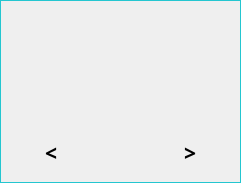
          <widget class="QWidget" name="pinyinWidget" native="true">
           <property name="styleSheet">
            <string notr="true">.QWidget{
border-radius:0px;
border:1px solid;
border-color: rgb(36,198,208);
}</string>
           </property>
           <layout class="QVBoxLayout" name="verticalLayout_3">
            <item>
             <layout class="QHBoxLayout" name="horizontalLayout_11">
              <item>
               <widget class="QPushButton" name="font_1">
                <property name="sizePolicy">
                 <sizepolicy hsizetype="Preferred" vsizetype="Preferred">
                  <horstretch>0</horstretch>
                  <verstretch>0</verstretch>
                 </sizepolicy>
                </property>
                <property name="font">
                 <font>
                  <family>黑体</family>
                  <pointsize>14</pointsize>
                  <weight>75</weight>
                  <bold>true</bold>
                 </font>
                </property>
                <property name="focusPolicy">
                 <enum>Qt::NoFocus</enum>
                </property>
                <property name="styleSheet">
                 <string notr="true">.QPushButton:pressed{ 
background-color: qlineargradient(spread:pad, x1:0, y1:1, x2:0, y2:0, stop:0 rgba(36, 220, 230, 148), stop:0.5 rgba(58, 171,181, 255), stop:1 rgba(36, 220, 230, 148)); 
border-radius:0px;
border:1px solid;
border-color: rgb(36,198,208);
}

.QPushButton{
color:black;
}

.QPushButton:disabled{ 
color:gray;
}</string>
                </property>
                <property name="text">
                 <string notr="true"/>
                </property>
                <property name="flat">
                 <bool>true</bool>
                </property>
               </widget>
              </item>
              <item>
               <widget class="QPushButton" name="font_2">
                <property name="sizePolicy">
                 <sizepolicy hsizetype="Preferred" vsizetype="Preferred">
                  <horstretch>0</horstretch>
                  <verstretch>0</verstretch>
                 </sizepolicy>
                </property>
                <property name="font">
                 <font>
                  <family>黑体</family>
                  <pointsize>14</pointsize>
                  <weight>75</weight>
                  <bold>true</bold>
                 </font>
                </property>
                <property name="focusPolicy">
                 <enum>Qt::NoFocus</enum>
                </property>
                <property name="styleSheet">
                 <string notr="true">.QPushButton:pressed{ 
background-color: qlineargradient(spread:pad, x1:0, y1:1, x2:0, y2:0, stop:0 rgba(36, 220, 230, 148), stop:0.5 rgba(58, 171,181, 255), stop:1 rgba(36, 220, 230, 148)); 
border-radius:0px;
border:1px solid;
border-color: rgb(36,198,208);
}

.QPushButton{
color:black;
}

.QPushButton:disabled{ 
color:gray;
}</string>
                </property>
                <property name="text">
                 <string notr="true"/>
                </property>
                <property name="flat">
                 <bool>true</bool>
                </property>
               </widget>
              </item>
              <item>
               <widget class="QPushButton" name="font_3">
                <property name="sizePolicy">
                 <sizepolicy hsizetype="Preferred" vsizetype="Preferred">
                  <horstretch>0</horstretch>
                  <verstretch>0</verstretch>
                 </sizepolicy>
                </property>
                <property name="font">
                 <font>
                  <family>黑体</family>
                  <pointsize>14</pointsize>
                  <weight>75</weight>
                  <bold>true</bold>
                 </font>
                </property>
                <property name="focusPolicy">
                 <enum>Qt::NoFocus</enum>
                </property>
                <property name="styleSheet">
                 <string notr="true">.QPushButton:pressed{ 
background-color: qlineargradient(spread:pad, x1:0, y1:1, x2:0, y2:0, stop:0 rgba(36, 220, 230, 148), stop:0.5 rgba(58, 171,181, 255), stop:1 rgba(36, 220, 230, 148)); 
border-radius:0px;
border:1px solid;
border-color: rgb(36,198,208);
}

.QPushButton{
color:black;
}

.QPushButton:disabled{ 
color:gray;
}</string>
                </property>
                <property name="text">
                 <string notr="true"/>
                </property>
                <property name="flat">
                 <bool>true</bool>
                </property>
               </widget>
              </item>
             </layout>
            </item>
            <item>
             <layout class="QHBoxLayout" name="horizontalLayout_12">
              <item>
               <widget class="QPushButton" name="font_4">
                <property name="sizePolicy">
                 <sizepolicy hsizetype="Preferred" vsizetype="Preferred">
                  <horstretch>0</horstretch>
                  <verstretch>0</verstretch>
                 </sizepolicy>
                </property>
                <property name="font">
                 <font>
                  <family>黑体</family>
                  <pointsize>14</pointsize>
                  <weight>75</weight>
                  <bold>true</bold>
                 </font>
                </property>
                <property name="focusPolicy">
                 <enum>Qt::NoFocus</enum>
                </property>
                <property name="styleSheet">
                 <string notr="true">.QPushButton:pressed{ 
background-color: qlineargradient(spread:pad, x1:0, y1:1, x2:0, y2:0, stop:0 rgba(36, 220, 230, 148), stop:0.5 rgba(58, 171,181, 255), stop:1 rgba(36, 220, 230, 148)); 
border-radius:0px;
border:1px solid;
border-color: rgb(36,198,208);
}

.QPushButton{
color:black;
}

.QPushButton:disabled{ 
color:gray;
}</string>
                </property>
                <property name="text">
                 <string notr="true"/>
                </property>
                <property name="flat">
                 <bool>true</bool>
                </property>
               </widget>
              </item>
              <item>
               <widget class="QPushButton" name="font_5">
                <property name="sizePolicy">
                 <sizepolicy hsizetype="Preferred" vsizetype="Preferred">
                  <horstretch>0</horstretch>
                  <verstretch>0</verstretch>
                 </sizepolicy>
                </property>
                <property name="font">
                 <font>
                  <family>黑体</family>
                  <pointsize>14</pointsize>
                  <weight>75</weight>
                  <bold>true</bold>
                 </font>
                </property>
                <property name="focusPolicy">
                 <enum>Qt::NoFocus</enum>
                </property>
                <property name="styleSheet">
                 <string notr="true">.QPushButton:pressed{ 
background-color: qlineargradient(spread:pad, x1:0, y1:1, x2:0, y2:0, stop:0 rgba(36, 220, 230, 148), stop:0.5 rgba(58, 171,181, 255), stop:1 rgba(36, 220, 230, 148)); 
border-radius:0px;
border:1px solid;
border-color: rgb(36,198,208);
}

.QPushButton{
color:black;
}

.QPushButton:disabled{ 
color:gray;
}</string>
                </property>
                <property name="text">
                 <string notr="true"/>
                </property>
                <property name="flat">
                 <bool>true</bool>
                </property>
               </widget>
              </item>
              <item>
               <widget class="QPushButton" name="font_6">
                <property name="sizePolicy">
                 <sizepolicy hsizetype="Preferred" vsizetype="Preferred">
                  <horstretch>0</horstretch>
                  <verstretch>0</verstretch>
                 </sizepolicy>
                </property>
                <property name="font">
                 <font>
                  <family>黑体</family>
                  <pointsize>14</pointsize>
                  <weight>75</weight>
                  <bold>true</bold>
                 </font>
                </property>
                <property name="focusPolicy">
                 <enum>Qt::NoFocus</enum>
                </property>
                <property name="styleSheet">
                 <string notr="true">.QPushButton:pressed{ 
background-color: qlineargradient(spread:pad, x1:0, y1:1, x2:0, y2:0, stop:0 rgba(36, 220, 230, 148), stop:0.5 rgba(58, 171,181, 255), stop:1 rgba(36, 220, 230, 148)); 
border-radius:0px;
border:1px solid;
border-color: rgb(36,198,208);
}

.QPushButton{
color:black;
}

.QPushButton:disabled{ 
color:gray;
}</string>
                </property>
                <property name="text">
                 <string notr="true"/>
                </property>
                <property name="flat">
                 <bool>true</bool>
                </property>
               </widget>
              </item>
             </layout>
            </item>
            <item>
             <layout class="QHBoxLayout" name="horizontalLayout_13">
              <item>
               <widget class="QPushButton" name="font_7">
                <property name="sizePolicy">
                 <sizepolicy hsizetype="Preferred" vsizetype="Preferred">
                  <horstretch>0</horstretch>
                  <verstretch>0</verstretch>
                 </sizepolicy>
                </property>
                <property name="font">
                 <font>
                  <family>黑体</family>
                  <pointsize>14</pointsize>
                  <weight>75</weight>
                  <bold>true</bold>
                 </font>
                </property>
                <property name="focusPolicy">
                 <enum>Qt::NoFocus</enum>
                </property>
                <property name="styleSheet">
                 <string notr="true">.QPushButton:pressed{ 
background-color: qlineargradient(spread:pad, x1:0, y1:1, x2:0, y2:0, stop:0 rgba(36, 220, 230, 148), stop:0.5 rgba(58, 171,181, 255), stop:1 rgba(36, 220, 230, 148)); 
border-radius:0px;
border:1px solid;
border-color: rgb(36,198,208);
}

.QPushButton{
color:black;
}

.QPushButton:disabled{ 
color:gray;
}</string>
                </property>
                <property name="text">
                 <string notr="true"/>
                </property>
                <property name="flat">
                 <bool>true</bool>
                </property>
               </widget>
              </item>
              <item>
               <widget class="QPushButton" name="font_8">
                <property name="sizePolicy">
                 <sizepolicy hsizetype="Preferred" vsizetype="Preferred">
                  <horstretch>0</horstretch>
                  <verstretch>0</verstretch>
                 </sizepolicy>
                </property>
                <property name="font">
                 <font>
                  <family>黑体</family>
                  <pointsize>14</pointsize>
                  <weight>75</weight>
                  <bold>true</bold>
                 </font>
                </property>
                <property name="focusPolicy">
                 <enum>Qt::NoFocus</enum>
                </property>
                <property name="styleSheet">
                 <string notr="true">.QPushButton:pressed{ 
background-color: qlineargradient(spread:pad, x1:0, y1:1, x2:0, y2:0, stop:0 rgba(36, 220, 230, 148), stop:0.5 rgba(58, 171,181, 255), stop:1 rgba(36, 220, 230, 148)); 
border-radius:0px;
border:1px solid;
border-color: rgb(36,198,208);
}

.QPushButton{
color:black;
}

.QPushButton:disabled{ 
color:gray;
}</string>
                </property>
                <property name="text">
                 <string notr="true"/>
                </property>
                <property name="flat">
                 <bool>true</bool>
                </property>
               </widget>
              </item>
              <item>
               <widget class="QPushButton" name="font_9">
                <property name="sizePolicy">
                 <sizepolicy hsizetype="Preferred" vsizetype="Preferred">
                  <horstretch>0</horstretch>
                  <verstretch>0</verstretch>
                 </sizepolicy>
                </property>
                <property name="font">
                 <font>
                  <family>黑体</family>
                  <pointsize>14</pointsize>
                  <weight>75</weight>
                  <bold>true</bold>
                 </font>
                </property>
                <property name="focusPolicy">
                 <enum>Qt::NoFocus</enum>
                </property>
                <property name="styleSheet">
                 <string notr="true">.QPushButton:pressed{ 
background-color: qlineargradient(spread:pad, x1:0, y1:1, x2:0, y2:0, stop:0 rgba(36, 220, 230, 148), stop:0.5 rgba(58, 171,181, 255), stop:1 rgba(36, 220, 230, 148)); 
border-radius:0px;
border:1px solid;
border-color: rgb(36,198,208);
}

.QPushButton{
color:black;
}

.QPushButton:disabled{ 
color:gray;
}</string>
                </property>
                <property name="text">
                 <string notr="true"/>
                </property>
                <property name="flat">
                 <bool>true</bool>
                </property>
               </widget>
              </item>
             </layout>
            </item>
            <item>
             <layout class="QHBoxLayout" name="horizontalLayout_6">
              <property name="spacing">
               <number>0</number>
              </property>
              <item>
               <widget class="QPushButton" name="listUp">
                <property name="sizePolicy">
                 <sizepolicy hsizetype="Minimum" vsizetype="Preferred">
                  <horstretch>0</horstretch>
                  <verstretch>0</verstretch>
                 </sizepolicy>
                </property>
                <property name="font">
                 <font>
                  <family>黑体</family>
                  <pointsize>16</pointsize>
                  <weight>75</weight>
                  <bold>true</bold>
                 </font>
                </property>
                <property name="focusPolicy">
                 <enum>Qt::NoFocus</enum>
                </property>
                <property name="styleSheet">
                 <string notr="true">.QPushButton:pressed{ 
background-color: qlineargradient(spread:pad, x1:0, y1:1, x2:0, y2:0, stop:0 rgba(36, 220, 230, 148), stop:0.5 rgba(58, 171,181, 255), stop:1 rgba(36, 220, 230, 148)); 
border-radius:0px;
border:1px solid;
border-color: rgb(36,198,208);
}

.QPushButton{
color:black;
}

.QPushButton:disabled{ 
color:gray;
}</string>
                </property>
                <property name="text">
                 <string notr="true">&lt;</string>
                </property>
                <property name="flat">
                 <bool>true</bool>
                </property>
               </widget>
              </item>
              <item>
               <widget class="QPushButton" name="font_10">
                <property name="sizePolicy">
                 <sizepolicy hsizetype="Preferred" vsizetype="Preferred">
                  <horstretch>0</horstretch>
                  <verstretch>0</verstretch>
                 </sizepolicy>
                </property>
                <property name="font">
                 <font>
                  <family>黑体</family>
                  <pointsize>14</pointsize>
                  <weight>75</weight>
                  <bold>true</bold>
                 </font>
                </property>
                <property name="focusPolicy">
                 <enum>Qt::NoFocus</enum>
                </property>
                <property name="styleSheet">
                 <string notr="true">.QPushButton:pressed{ 
background-color: qlineargradient(spread:pad, x1:0, y1:1, x2:0, y2:0, stop:0 rgba(36, 220, 230, 148), stop:0.5 rgba(58, 171,181, 255), stop:1 rgba(36, 220, 230, 148)); 
border-radius:0px;
border:1px solid;
border-color: rgb(36,198,208);
}

.QPushButton{
color:black;
}

.QPushButton:disabled{ 
color:gray;
}</string>
                </property>
                <property name="text">
                 <string notr="true"/>
                </property>
                <property name="flat">
                 <bool>true</bool>
                </property>
               </widget>
              </item>
              <item>
               <widget class="QPushButton" name="listDown">
                <property name="sizePolicy">
                 <sizepolicy hsizetype="Minimum" vsizetype="Preferred">
                  <horstretch>0</horstretch>
                  <verstretch>0</verstretch>
                 </sizepolicy>
                </property>
                <property name="font">
                 <font>
                  <family>黑体</family>
                  <pointsize>16</pointsize>
                  <weight>75</weight>
                  <bold>true</bold>
                 </font>
                </property>
                <property name="focusPolicy">
                 <enum>Qt::NoFocus</enum>
                </property>
                <property name="styleSheet">
                 <string notr="true">.QPushButton:pressed{ 
background-color: qlineargradient(spread:pad, x1:0, y1:1, x2:0, y2:0, stop:0 rgba(36, 220, 230, 148), stop:0.5 rgba(58, 171,181, 255), stop:1 rgba(36, 220, 230, 148)); 
border-radius:0px;
border:1px solid;
border-color: rgb(36,198,208);
}

.QPushButton{
color:black;
}

.QPushButton:disabled{ 
color:gray;
}</string>
                </property>
                <property name="text">
                 <string notr="true">&gt;</string>
                </property>
                <property name="flat">
                 <bool>true</bool>
                </property>
               </widget>
              </item>
             </layout>
            </item>
           </layout>
          </widget>
